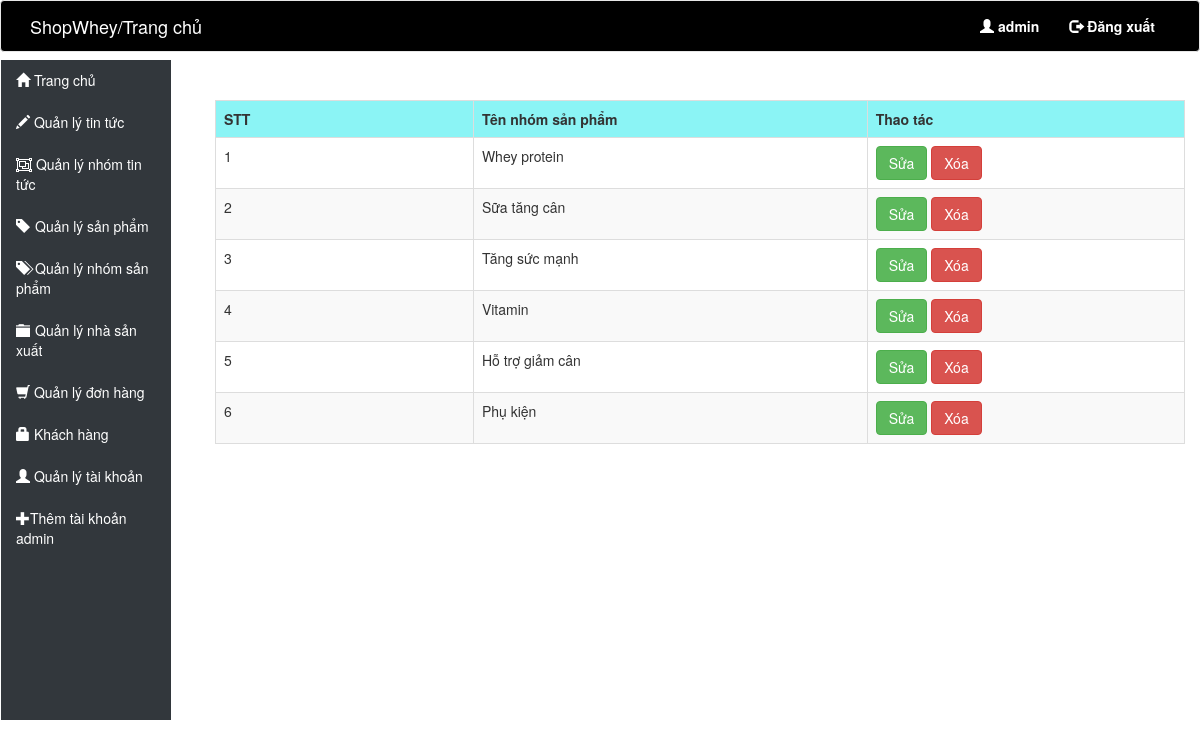
/admin/Index.php?page=quanlynhomsanpham (signed in), run on the app's committed database.
### tables this page shows
CREATE TABLE IF NOT EXISTS `tbl_product_group` (
`IdGroupProduct` int(156) NOT NULL,
  `NameGroupProduct` varchar(156) NOT NULL
);

### admin/View/quanlynhomsanpham.php (the view, shortened to what this page needs)
<head>
</head>
<?php
	$sql = "SELECT* FROM tbl_product_group";
	$query = mysqli_query($conn, $sql);
?>
	<br><br>
	<table class="table table-striped table-hover table-bordered animated zoomIn" class="cach">
		<tr>
			<td style="font-weight: bold; background: #8bf4f5;">STT</td>
			<td style="font-weight: bold; background: #8bf4f5;">Tên nhóm sản phẩm</td>
			<td style="font-weight: bold; background: #8bf4f5;">Thao tác</td>
		</tr>
		<?php
		while ($row = mysqli_fetch_array($query)) {
			?>
		<tr>
			<td><?php echo($row["IdGroupProduct"]) ?></td>
			<td><?php echo($row["NameGroupProduct"]) ?></td>
			<td><a class="btn btn-success" href="Index.php?page=suanhomsanpham&&masp=<?php echo $row["IdGroupProduct"] ?>">Sửa</a>  <a class="btn btn-danger" href="">Xóa</a></td>
		</tr>
		<?php
	}
	?>
</table>

### admin/View/quanlynhomsanpham.php (style rules this page uses)
td { width: 100px; white-space: nowrap; overflow: hidden; text-overflow: ellipsis; }

### data on the page
tbl_product_group: IdGroupProduct "1", NameGroupProduct "Whey protein"
tbl_product_group: IdGroupProduct "2", NameGroupProduct "Sữa tăng cân"
tbl_product_group: IdGroupProduct "3", NameGroupProduct "Tăng sức mạnh"
tbl_product_group: IdGroupProduct "4", NameGroupProduct "Vitamin"
tbl_product_group: IdGroupProduct "5", NameGroupProduct "Hỗ trợ giảm cân"
tbl_product_group: IdGroupProduct "6", NameGroupProduct "Phụ kiện"

### other printed values
$_SESSION['admin'] "admin"
